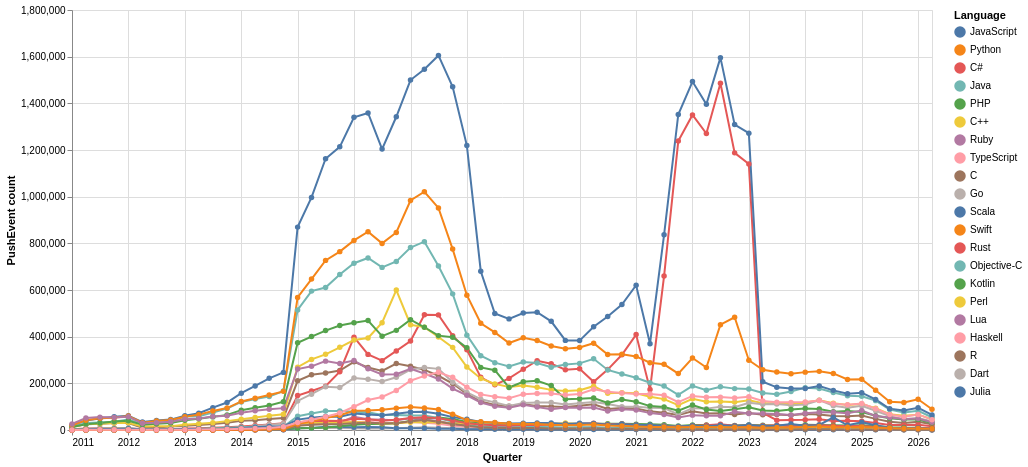

Vega-Lite specification stored for this chart:
### Vega-Lite specification from a JSON file in a GitHub repository (floating-point values rounded to 4 significant figures; data arrays with more than 128 entries replaced by an {"elided": "..."} marker saying what was removed)
{"config": {"view": {"continuousWidth": 300, "continuousHeight": 300}, "title": {"anchor": "middle"}}, "data": {"name": "data-9048576d3bf2bc3d29f53df2d89f269c"}, "mark": {"type": "line", "point": true}, "encoding": {"color": {"field": "language", "sort": ["JavaScript", "Python", "C#", "Java", "PHP", "C++", "Ruby", "TypeScript", "C", "Go", "Scala", "Swift", "Rust", "Objective-C", "Kotlin", "Perl", "Lua", "Haskell", "R", "Dart", "Julia"], "title": "Language", "type": "nominal"}, "opacity": {"condition": {"param": "param_d17c53de2fbc59c8", "value": 1}, "value": 0.15}, "tooltip": [{"field": "month", "type": "temporal"}, {"field": "language", "type": "nominal"}, {"field": "push_events", "type": "quantitative"}, {"field": "share_pct", "type": "quantitative"}], "x": {"field": "month", "title": "Quarter", "type": "temporal"}, "y": {"field": "push_events", "title": "PushEvent count", "type": "quantitative"}}, "height": 420, "params": [{"name": "param_d17c53de2fbc59c8", "select": {"type": "point", "fields": ["language"]}, "bind": "legend"}], "width": 860, "$schema": "https://vega.github.io/schema/vega-lite/v6.4.1.json", "datasets": {"data-9048576d3bf2bc3d29f53df2d89f269c": {"elided": "1302 records"}}}
